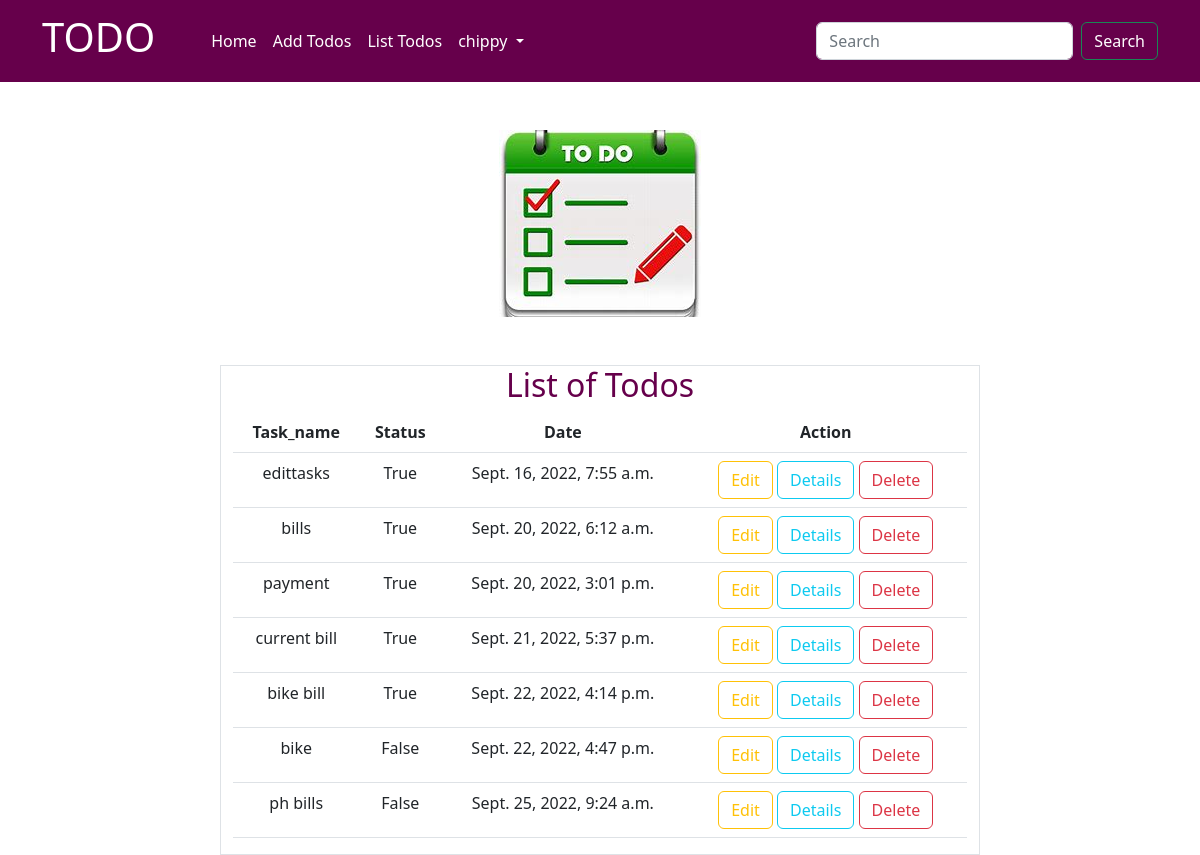
The page /todos/all (signed in) on the database as committed earlier.
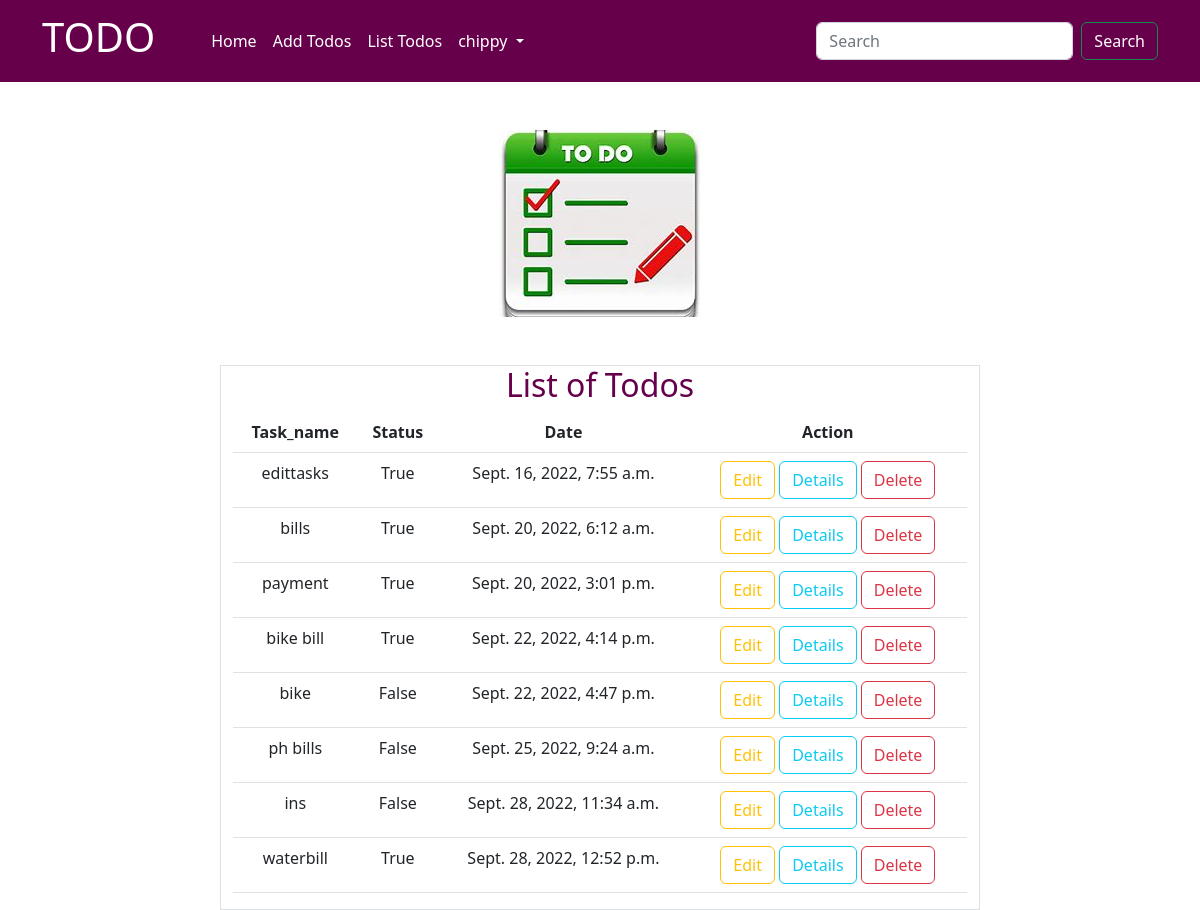
The same page on the database as committed later.
### todoapp/models.py (models this page shows, shortened)
class Todos(models.Model):
    task_name = models.CharField(max_length=120)
    user=models.ForeignKey(User,on_delete=models.CASCADE)
    status=models.BooleanField(default=False)
    created_date=models.DateTimeField(auto_now_add=True)

### todoapp/views.py (the view)
# urls.py: path("todos/all",views.TodoListView.as_view(),name="todos-list"),
@method_decorator(signin_required,name="dispatch")
class TodoListView(ListView):
    model = Todos
    context_object_name = "todos"
    template_name = "todolist.html"
    def get_queryset(self):
        return Todos.objects.filter(user=self.request.user)

### todoapp/templates/todolist.html (shortened to what this page needs)
{% extends 'base.html'%}
{%block body_block%}
{%load static%}
<div class="container text-center mt-5">
    <div class="row">
        <div class="col-4"></div>
        <div class="col-4 ">
            <img src="{%static 'images/todos.jpg'%}">
        </div>
        <div class="col-4"></div>
    </div>
    <div class="row mt-5">
        <div class="col-2"></div>
        <div class="col-8 border">
            <h2 style="color:#66004b">List of Todos</h2>
            {%if todos%}
            <table class="table">
                <tr>
                    <th>Task_name</th>
                    <th>Status</th>
                    <th>Date</th>
                    <th>Action</th>
                </tr>
                {%for todo in todos%}
                <tr>
                    <td>{{todo.task_name}}</td>
                    <td>{{todo.status}}</td>
                    <td>{{todo.created_date}}</td>
                    <td>
                        <a href="{%url 'edit-todo' todo.id %}" class="btn btn-outline-warning">Edit</a>
                        <a href="{%url 'todo-detail' todo.id %}" class="btn btn-outline-info">Details</a>
                        <a href="{%url 'remove-todo' todo.id %}" class="btn btn-outline-danger">Delete</a>
                    </td>
                </tr>
                {%endfor%}
            </table>
            {%else%}
            <h2 class="text-danger">no todos</h2>
            {%endif%}
        </div>
        <div class="col-2"></div>
    </div>
</div>
{%endblock%}

### todoapp/templates/base.html (shortened to what this page needs)
<!DOCTYPE html>
<html lang="en">
<head>
    <link href="https://cdn.jsdelivr.net/npm/bootstrap@5.2.1/dist/css/bootstrap.min.css" rel="stylesheet">
</head>
<body>
<nav class="navbar navbar-expand-lg bgcolor">
  <div class="container">
    <a class="navbar-brand text-white me-5" href="#"><h1>TODO</h1></a>
    <div class="collapse navbar-collapse" id="navbarSupportedContent">
      <ul class="navbar-nav me-auto mb-2 mb-lg-0">
        <li class="nav-item">
          <a class="nav-link active text-white" aria-current="page" href="{%url 'index'%}">Home</a>
        </li>
        <li class="nav-item">
          <a class="nav-link text-white" href="{%url 'add-todo'%}">Add Todos</a>
        </li>
        <li class="nav-item">
          <a class="nav-link text-white" href="{%url 'todos-list'%}">List Todos</a>
        </li>
        <li class="nav-item dropdown">
          <a class="text-white nav-link dropdown-toggle" href="#" role="button" data-bs-toggle="dropdown" aria-expanded="false">
            {{request.user}}
          </a>
        </li>
      </ul>
      <form class="d-flex" role="search">
        <input class="form-control me-2" type="search" placeholder="Search" aria-label="Search">
        <button class="btn btn-outline-success text-white" type="submit">Search</button>
      </form>
    </div>
  </div>
</nav>
{%block body_block%}
{%endblock%}
</body>
</html>

### todoapp/templates/base.html (style rules this page uses)
.bgcolor { background-color: #66004b; }

Rows that differ between the two databases and show on the page:
removed Todos: task_name "current bill", status "True", created_date "Sept. 21, 2022, 5:37 p.m."
added Todos: task_name "ins", status "False", created_date "Sept. 28, 2022, 11:34 a.m."
added Todos: task_name "waterbill", status "True", created_date "Sept. 28, 2022, 12:52 p.m."
